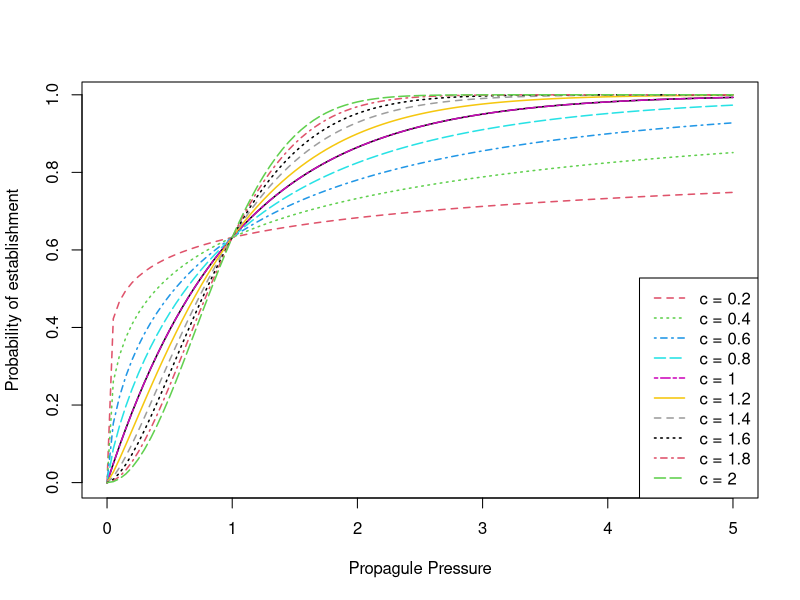

The R script that drew this image:

### Probability of establishment curves ###
### Allee effect is given by the c parameter ###
 

c_pars<-seq(0,2,length.out=11)


png('POE_curves.png')

   curve(1-exp(-x),
      xlab='Propagule Pressure',
      ylab='Probability of establishment',
      xlim=c(0,5),
      lwd=1.5)

   for(i in 2:11)
      curve(1-exp(-x^c_pars[i]),
         add=T,
         lty=i,
         col=i,
         lwd=1.5)

   legend('bottomright',legend=paste("c =",c_pars[2:11]),lty=2:11,col=2:11,lwd=1.5)

dev.off()
